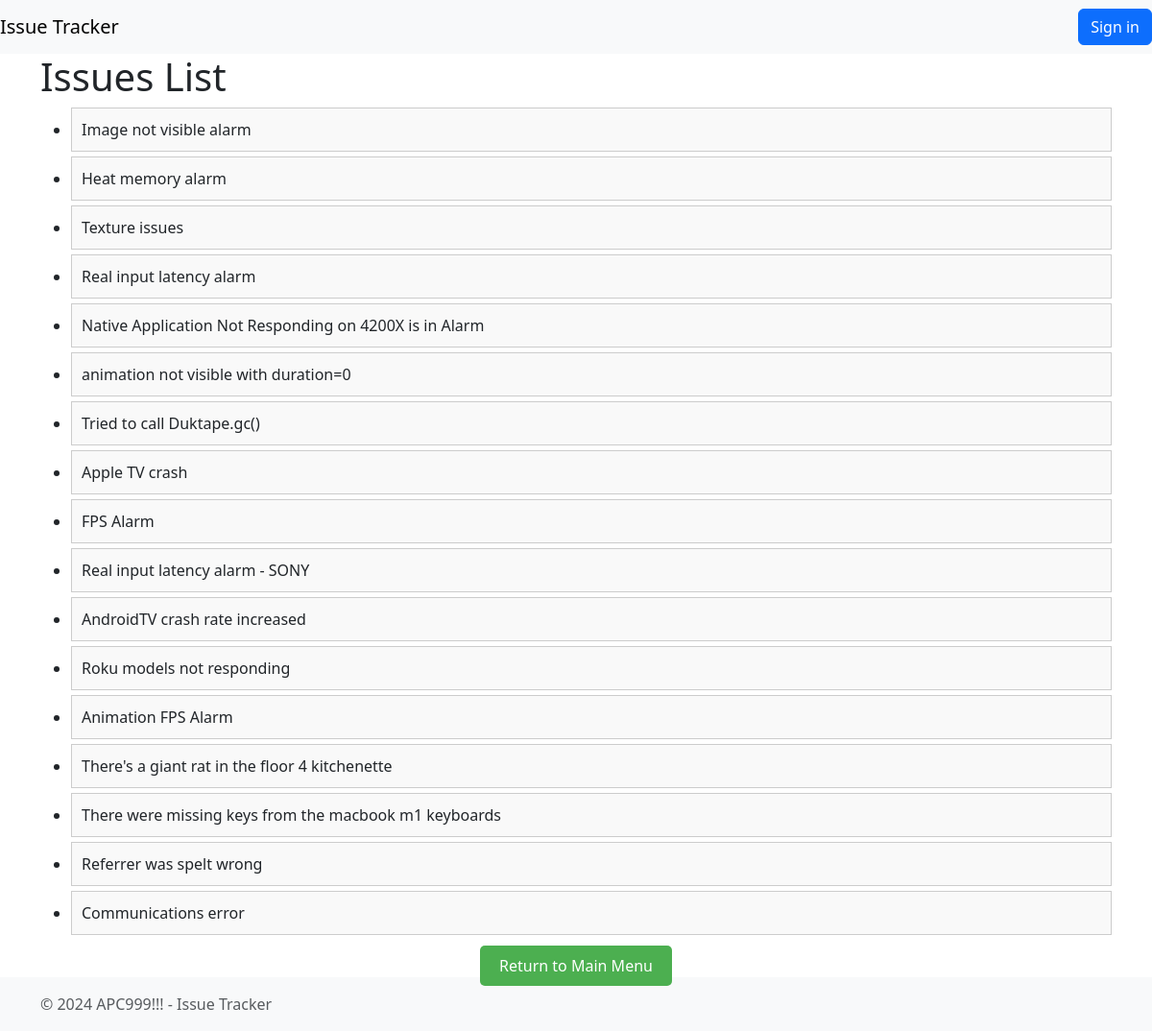
The page /show_issues on the database as committed earlier.
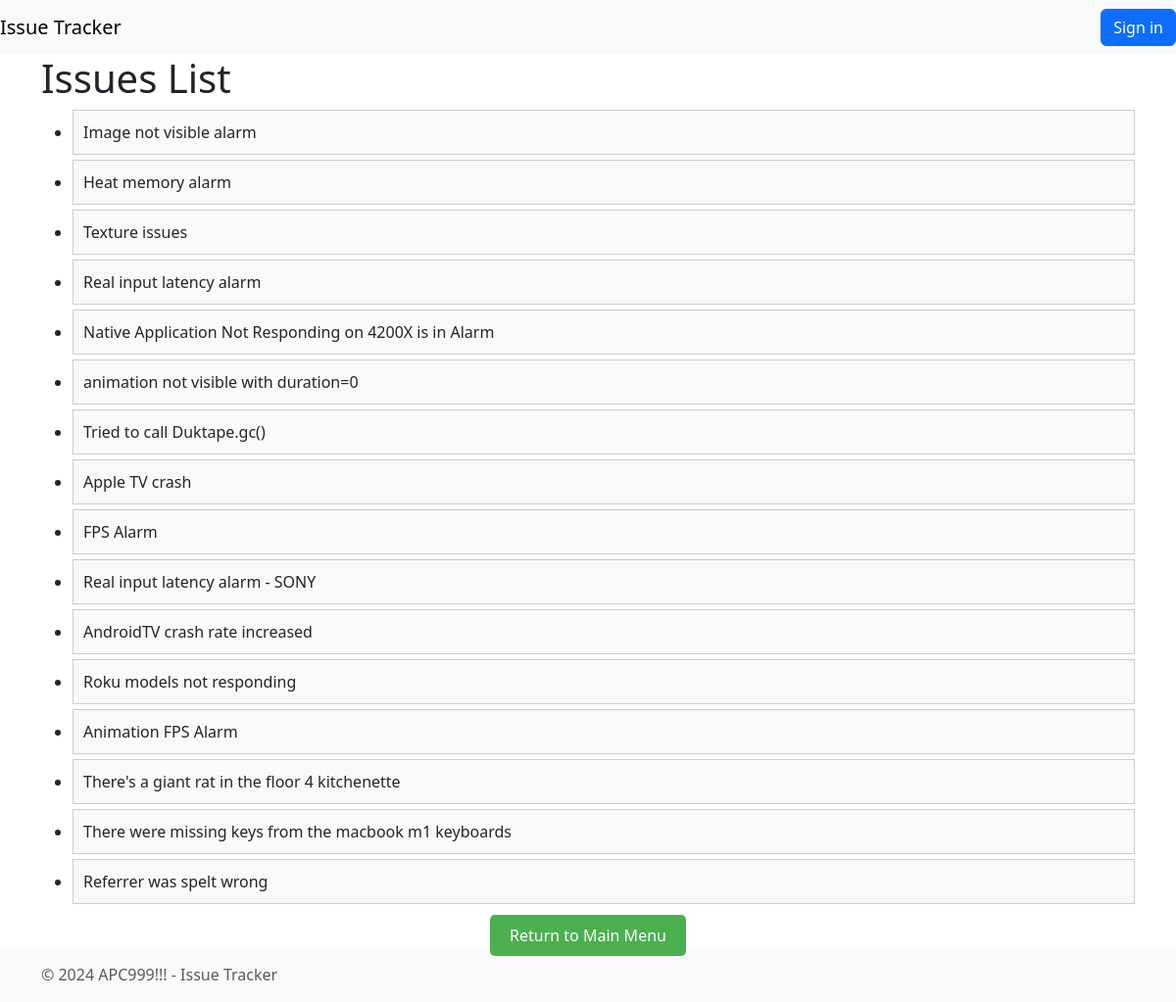
The same page on the database as committed later.
### tables this page shows
CREATE TABLE [data] (
   [ShortId] TEXT,
   [Title] TEXT,
   [Severity] TEXT,
   [Status] TEXT,
   [AssignedGroup] TEXT,
   [AssigneeIdentity] TEXT,
   [CreateDate] TEXT,
   [LastUpdatedDate] TEXT,
   [Issue open] TEXT,
   [Root cause] TEXT
);

### src/main.py (the view)
@app.route('/show_issues')
def show_issues():
    error = request.args.get('error')
    all_rows = fetch_data()
    headers = get_headers()
    if not all_rows:
        return "There are no issues currently, please add some."
    return render_template('show_issues.html', error=error, headers=headers, issues=all_rows)

### src/main.py (called while the page is built)
def get_db():
    if 'db' not in g:
        g.db = sqlite3.connect(db_path)
        g.db.row_factory = sqlite3.Row
    return g.db

def fetch_data():
    db = get_db()
    cursor = db.cursor()
    cursor.execute('SELECT * FROM data')
    return cursor.fetchall()

def get_headers():
    db = get_db()
    cursor = db.cursor()
    cursor.execute("PRAGMA table_info(data)")
    columns_info = cursor.fetchall()
    return [column[1] for column in columns_info]

### templates/show_issues.html (shortened to what this page needs)
<!DOCTYPE html>
<html lang="en">
<head>
    <link rel="stylesheet" href="../resources/style.css">
</head>
<body>
    {% extends 'base.html' %}
    {% block content %}
    <h1>Issues List</h1>
    {% if issues %}
    <ul>
        {% for issue in issues %}
        <li>
            <div class="issue-header" onclick="toggleDetails('issue-{{ loop.index }}')">
                {{ issue[1] }}
            </div>
        </li>
        {% endfor %}
    </ul>
    {% else %}
    <p>No issues found.</p>
    {% endif %}
    <div class="button-container">
        <a href="/" class="main-menu-button">Return to Main Menu</a>
    </div>
    {% endblock %}

### templates/base.html (shortened to what this page needs)
<!DOCTYPE html>
<html lang="en">
<head>
    <link rel="stylesheet" href="../resources/style.css">
    <link href="https://cdn.jsdelivr.net/npm/bootstrap@5.3.0-alpha1/dist/css/bootstrap.min.css" rel="stylesheet">
</head>
<body>
    <nav class="navbar navbar-expand-lg navbar-light bg-light">
        <a class="navbar-brand" href="{{ url_for('menu') }}">Issue Tracker</a>
        <div class="navbar-right">
            {% if session['user_id'] %}
            {% set username = get_user_info(session['user_id'], 1) %}
            {% set profile_image = get_user_info(session['user_id'], 4) %}
            <div class="profile-info">
                <img src="{{ profile_image }}" alt="Profile" class="rounded-circle" width="50" height="50"
                    style="margin-right: 10px;">
                <div>
                    <p class="mb-0">You are currently logged in as:</p>
                    <p class="mb-0"><strong>{{ username }}</strong></p>
                    <a href="{{ url_for('logout') }}" class="btn btn-link">Not You? Log out</a>
                </div>
            </div>
            {% else %}
            <a href="{{ url_for('login') }}" class="btn btn-primary">Sign in</a>
            {% endif %}
        </div>
    </nav>
    <div class="container">
        {% block content %}{% endblock %}
    </div>
    <footer class="footer mt-auto py-3 bg-light">
        <div class="container">
            <span class="text-muted">© 2024 APC999!!! - Issue Tracker</span>
        </div>
    </footer>
</body>
</html>

### resources/style.css (style rules this page uses)
body { font-family: Arial, sans-serif; text-align: center; background-color: #f0f0f0; margin: 20px; }
.issue-header { cursor: pointer; padding: 10px; border: 1px solid #ccc; margin: 5px 0; background-color: #f9f9f9; transition: background-color 0.3s ease; }
.button-container { margin-top: 20px; text-align: center; }
h1 { margin-top: 50px; color: #333; }
.main-menu-button { background-color: #4CAF50; color: white; padding: 10px 20px; text-align: center; text-decoration: none; font-size: 16px; border-radius: 5px; border: none; cursor: pointer; }
.navbar-right { margin-left: auto; }

Rows that differ between the two databases and show on the page:
removed data: Title "Communications error"
